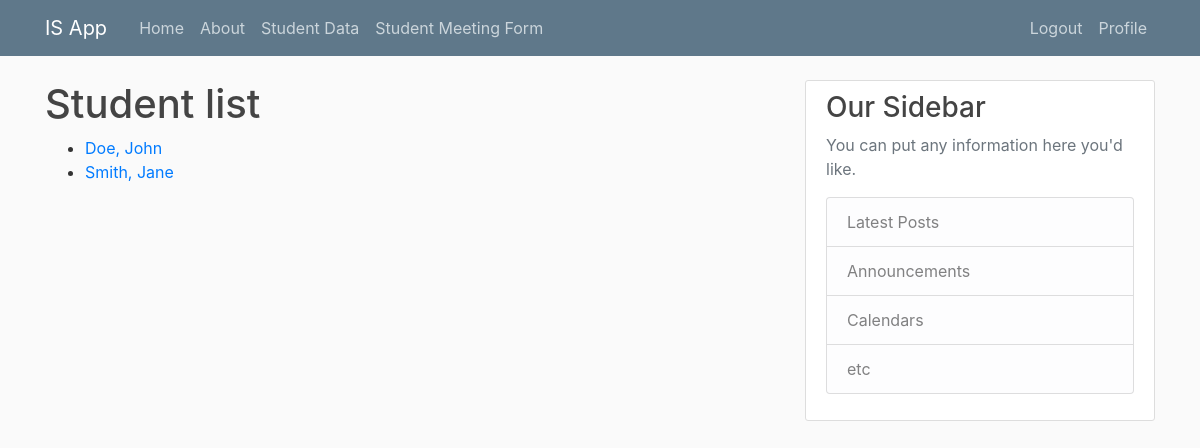
Before: /checkin/data/ (signed in) with the older database file.
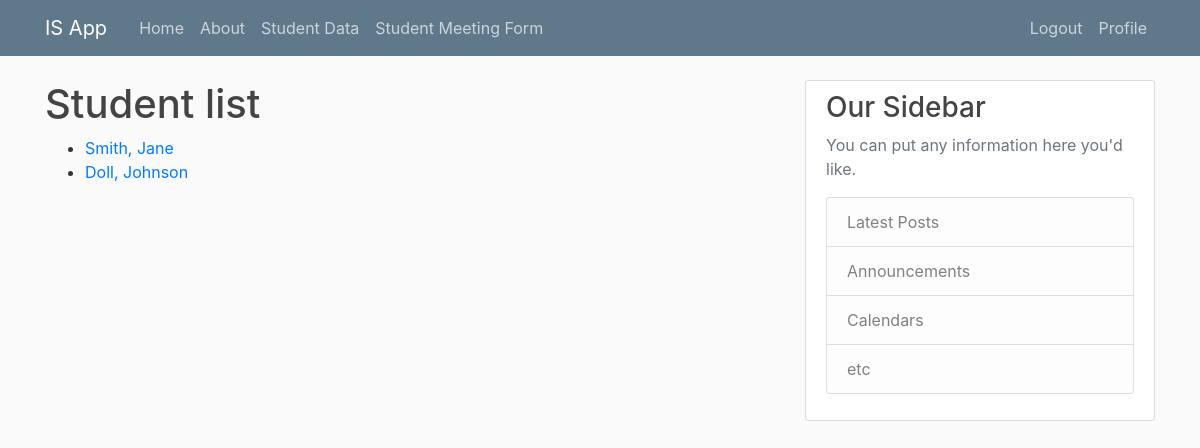
After: the same page with the newer database file.
### checkin/models.py (models this page shows, shortened)
class Student(models.Model):
    first_name = models.CharField(max_length=50, help_text="Student first name.")
    last_name = models.CharField(max_length=50, help_text="Student last name.")
    course = models.ManyToManyField(Course, help_text="Select courses student is enrolled in.", blank=True, default='')
    def get_absolute_url(self):
        return reverse("checkin-student-detail", args=[str(self.id)])

### checkin/views.py (the view)
# urls.py: path('data/', login_required(views.Data.as_view()), name='checkin-data'),
class Data(generic.ListView):
    model = Student

### checkin/templates/checkin/student_list.html
{% extends "checkin/base.html" %}
{% block content %}
<h1>Student list</h1>
    {% if student_list %}
    <ul>
        {% for student in student_list %}
        <li>
            <a href="{{ student.get_absolute_url }}"> {{student.last_name}}, {{student.first_name}}</a>
        </li>
        {% endfor %}
    </ul>
    {% else %}
        <p> There are no students.</p>
    {% endif %}
{% endblock content %}

Changed rows visible on the page:
removed Student: last_name "Doe", first_name "John"
added Student: last_name "Doll", first_name "Johnson"
